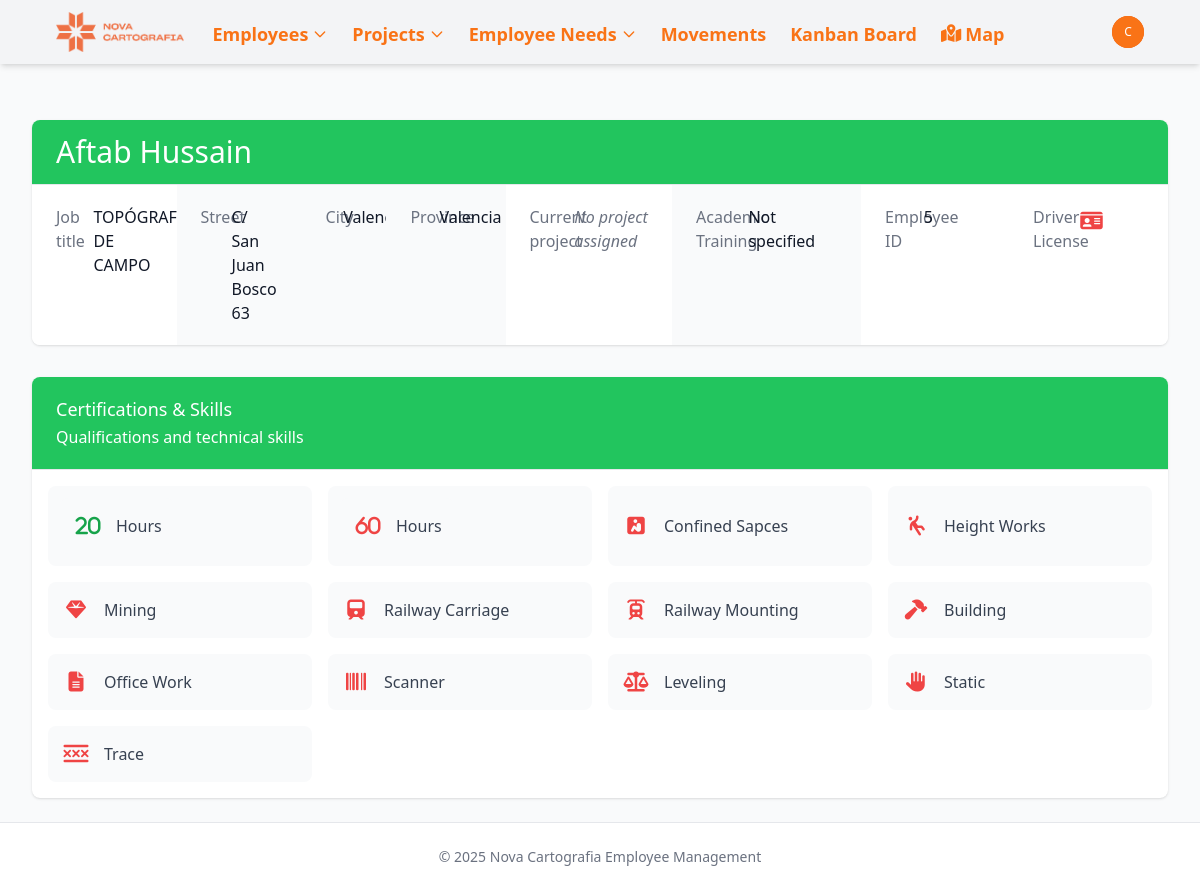
The app's page /employees/5/ (signed in), older data.
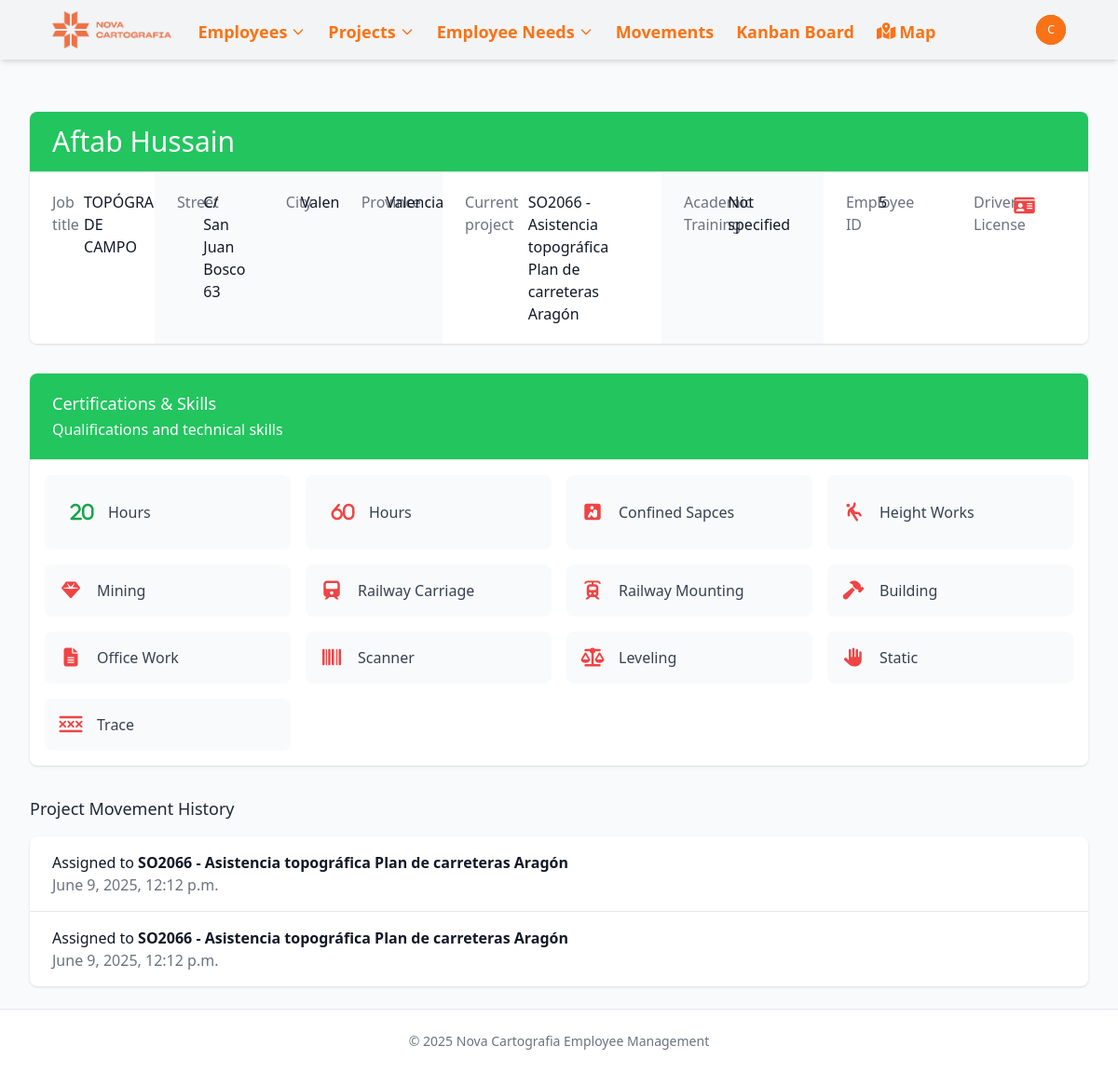
The same page, newer data.
### novacartografia_employee_management/models.py (models this page shows, shortened)
class Employee(models.Model):
    name = models.CharField(max_length=100)
    job = models.CharField(max_length=100)
    project_id = models.ForeignKey(Project, on_delete=models.SET_NULL, related_name='employee_set', blank=True, null=True)
    street = models.CharField(max_length=100, blank=True, null=True)
    city = models.CharField(max_length=100, blank=True, null=True)
    active = models.BooleanField(default=True, help_text="Indicates if the employee is currently active")
    start_date = models.DateField(default=timezone.now, help_text="When the employee started working", null=True, blank=True)
    end_date = models.DateField(blank=True, null=True, help_text="When the employee ended working, if applicable")
    state = models.CharField(max_length=50, default='valencia',
           choices=[
                ('Araba (Álava)', 'Álava'),
                ('Albacete', 'Albacete'),
                ('Alacant (Alicante)', 'Alicante'),
                ('Almería', 'Almería'),
                ('Asturias', 'Asturias'),
                ('Ávila', 'Ávila'),
                ('Badajoz', 'Badajoz'),
                ('Barcelona', 'Barcelona'),
                ('Burgos', 'Burgos'),
                ('Cáceres', 'Cáceres'),
                ('Cádiz', 'Cádiz'),
                ('Cantabria', 'Cantabria'),
                ('Castelló (Castellón)', 'Castellón'),
                ('Ceuta', 'Ceuta'),
                ('Ciudad Real', 'Ciudad Real'),
                ('Córdoba', 'Córdoba'),
                ('Cuenca', 'Cuenca'),
                ('Gerona', 'Gerona'),
                ('Granada', 'Granada'),
                ('Guadalajara', 'Guadalajara'),
                ('Gipuzkoa (Guipúzcoa)', 'Guipúzcoa'),
                ('Huelva', 'Huelva'),
                ('Huesca', 'Huesca'),
                ('Islas Baleares', 'Islas Baleares'),
                ('Jaén', 'Jaén'),
                ('A Coruña (La Coruña)', 'La Coruña'),
                ('La Rioja', 'La Rioja'),
                ('Las Palmas', 'Las Palmas'),
                ('León', 'León'),
                ('Lérida', 'Lérida'),
                ('Lleida', 'Lérida'),  # Agregado porque aparece en tu CSV
                ('Lugo', 'Lugo'),
                ('Madrid', 'Madrid'),
                ('Málaga', 'Málaga'),
                ('Melilla', 'Melilla'),
                ('Murcia', 'Murcia'),
                ('Navarra (Nafarroa)', 'Navarra'),  # Corregido para coincidir con el CSV
                ('Orense', 'Orense'),
                ('Palencia', 'Palencia'),
                ('Pontevedra', 'Pontevedra'),
                ('Salamanca', 'Salamanca'),
                ('Santa Cruz de Tenerife', 'Santa Cruz de Tenerife'),
                ('Segovia', 'Segovia'),
                ('Sevilla', 'Sevilla'),
                ('Soria', 'Soria'),
                ('Tarragona', 'Tarragona'),
                ('Teruel', 'Teruel'),
                ('Toledo', 'Toledo'),
                ('Valencia', 'Valencia'),
                ('Valladolid', 'Valladolid'),
                ('Bizkaia (Vizcaya)', 'Vizcaya'),
                ('Zamora', 'Zamora'),
                ('Zaragoza', 'Zaragoza'),
            ])
    latitude = models.FloatField(null=True, blank=True)
    longitude = models.FloatField(null=True, blank=True)
    academic_training = models.CharField(max_length=100, blank=True, null=True)
    driver_license = models.BooleanField(default=False)
    twenty_hours = models.BooleanField(default=False)
    sixty_hours = models.BooleanField(default=False)
    confine = models.BooleanField(default=False)
    height = models.BooleanField(default=False)
    mining = models.BooleanField(default=False)
    railway_carriage = models.BooleanField(default=False)
    railway_mounting = models.BooleanField(default=False)
    building = models.BooleanField(default=False)
    office_work = models.BooleanField(default=False)
    scanner = models.BooleanField(default=False)
    leveling = models.BooleanField(default=False)
    static = models.BooleanField(default=False)
    drag = models.BooleanField(default=False)
    locked = models.BooleanField(default=False, help_text="Indicates if the employee is locked for a future project")

class Project(models.Model):
    PROJECT_TYPES = [
        ('external', 'Obra'),
        ('project', 'Proyecto'),
    ]
    MANAGER_TYPES = [
        ('Jose Cuesta Mejías', 'Cuesta'),
        ('Javier Marín Gimeno', 'Javi'),
        ('Guillermo Boscá Gómez', 'Guillermo'),
        ('Miguel Ángel Martínez García', 'Miguel Ángel'),
        ('Óscar López Valverde', 'Óscar'),
    ]
    name = models.CharField(max_length=100)
    type = models.CharField(max_length=50, choices=PROJECT_TYPES, default='proyecto')
    description = models.TextField(blank=True, null=True)
    manager = models.CharField(max_length=50, choices=MANAGER_TYPES, null=True, blank=True)
    state = models.CharField(max_length=50, null=True, blank=True, )
    academic_training = models.CharField(max_length=100, blank=True, null=True)
    twenty_hours = models.BooleanField(default=False)
    sixty_hours = models.BooleanField(default=False)
    confine = models.BooleanField(default=False)
    height = models.BooleanField(default=False)
    mining = models.BooleanField(default=False)
    railway_carriage = models.BooleanField(default=False)
    railway_mounting = models.BooleanField(default=False)
    building = models.BooleanField(default=False)
    office_work = models.BooleanField(default=False)
    scanner = models.BooleanField(default=False)
    leveling = models.BooleanField(default=False)
    static = models.BooleanField(default=False)
    drag = models.BooleanField(default=False)

class ProjectMovementLine(models.Model):
    project = models.ForeignKey(Project, on_delete=models.CASCADE, related_name='movements')
    employee = models.ForeignKey(Employee, on_delete=models.CASCADE, related_name='project_movements')
    date = models.DateTimeField(default=timezone.now)
    previous_project = models.ForeignKey(
        Project,
        on_delete=models.SET_NULL,
        null=True,
        blank=True,
        related_name='outgoing_movements'
    )
    class Meta:
        ordering = ['-date']  # Most recent movements first

### novacartografia_employee_management/views.py (the view)
# urls.py: path('employees/<int:pk>/', views.employee_detail, name='employee_detail'),
@login_required
def employee_detail(request, pk):
    employee = get_object_or_404(Employee, pk=pk)
    project_movements = employee.project_movements.all().order_by('-date')[:5]  # Get the last 5 movements
    context = {
        'employee': employee,
        'movements': project_movements,
    }
    return render(request, 'novacartografia_employee_management/employee_detail.html', context)

### templates/novacartografia_employee_management/employee_detail.html (shortened to what the changed rows need)
{% extends "base.html" %}
{% block content %}
<div class="bg-white shadow overflow-hidden sm:rounded-lg">
    <div class="px-4 py-5 sm:px-6 bg-primary-600 {% if 'TOPÓGRAFO' in employee.job  %} bg-green-500 {% elif 'Auxiliar' in employee.job %} bg-yellow-400 {% elif 'Piloto' in employee.job %}bg-indigo-500 {% else %} bg-orange-500 {% endif %}">
        <h1 class="text-3xl leading-6 font-medium text-gray-700 {% if 'Auxiliar' in employee.job %} {% else %} text-white {% endif %}">
            <a href="{% url 'employee_update' employee.id %}" class="text-primary-600 hover:text-primary-800">
                {{ employee.name }}
            </a>
        </h1>
    </div>
    <div class="border-t border-gray-200">
        <div class="flex">
            <div class="bg-white px-4 py-5 sm:grid sm:grid-cols-3 sm:gap-4 sm:px-6">
                <dt class="text-base font-medium text-gray-500">Job title</dt>
                <dd class="mt-1 text-base text-gray-900 sm:mt-0 sm:col-span-2">{{ employee.job }}</dd>
            </div>
            <div class="bg-gray-50 px-4 py-5 sm:grid sm:grid-cols-3 sm:gap-4 sm:px-6">
                <dt class="text-base font-medium text-gray-500">Street</dt>
                <dd class="mt-1 text-base text-gray-900 sm:mt-0 sm:col-span-2">{{ employee.street }}</dd>
            </div>
            <div class="bg-gray-50 px-4 py-5 sm:grid sm:grid-cols-3 sm:gap-4 sm:px-6">
                <dt class="text-base font-medium text-gray-500">City</dt>
                <dd class="mt-1 text-base text-gray-900 sm:mt-0 sm:col-span-2">{{ employee.city }}</dd>
            </div>
            <div class="bg-gray-50 px-4 py-5 sm:grid sm:grid-cols-3 sm:gap-4 sm:px-6">
                <dt class="text-base font-medium text-gray-500">Province</dt>
                <dd class="mt-1 text-base text-gray-900 sm:mt-0 sm:col-span-2">{{ employee.get_state_display }}</dd>
            </div>
            <div class="bg-white px-4 py-5 sm:grid sm:grid-cols-3 sm:gap-4 sm:px-6">
                <dd class="mt-1 text-base text-gray-900 sm:mt-0 sm:col-span-2">
                    {% if employee.project_id %}
                        <a href="{% url 'project_detail' employee.project_id.id %}" class="text-primary-600 hover:text-primary-800">
                            {{ employee.project_id.name }}
                        </a>
                    {% else %}
                        <span class="text-gray-500 italic">No project assigned</span>
                    {% endif %}
                </dd>
            </div>
            <div class="bg-gray-50 px-4 py-5 sm:grid sm:grid-cols-3 sm:gap-4 sm:px-6">
                <dt class="text-base font-medium text-gray-500">Academic Training</dt>
                <dd class="mt-1 text-base text-gray-900 sm:mt-0 sm:col-span-2">
                    {{ employee.academic_training|default:"Not specified" }}
                </dd>
            </div>
            <div class="bg-white px-4 py-5 sm:grid sm:grid-cols-3 sm:gap-4 sm:px-6">
                <dt class="text-base font-medium text-gray-500">Employee ID</dt>
                <dd class="mt-1 text-base text-gray-900 sm:mt-0 sm:col-span-2">{{ employee.id }}</dd>
            </div>
        </div>
    </div>
</div>
{% if movements %}
<div class="mt-8">
    <h3 class="text-lg font-medium text-gray-800 mb-4">Project Movement History</h3>
    <div class="bg-white shadow overflow-hidden sm:rounded-lg">
        <ul class="divide-y divide-gray-200">
            {% for movement in movements %}
            <li class="px-4 py-4 sm:px-6">
                <div class="flex items-center">
                    <div class="min-w-0 flex-1">
                        <p class="text-base font-medium text-gray-900 truncate">
                            {% if movement.previous_project %}
                                Moved from <span class="font-semibold">{{ movement.previous_project.name }}</span> to
                                <span class="font-semibold">{{ movement.project.name }}</span>
                            {% else %}
                                Assigned to <span class="font-semibold">{{ movement.project.name }}</span>
                            {% endif %}
                        </p>
                        <p class="text-base text-gray-500">
                            {{ movement.date|date:"F j, Y, g:i a" }}
                        </p>
                    </div>
                </div>
            </li>
            {% endfor %}
        </ul>
    </div>
</div>
{% endif %}
{% endblock %}

Row changes from the older to the newer data that the page shows:
changed Employee "Aftab Hussain": project_id_id empty → 12 (drawn); project_id.name (not shown) → "SO2066 - Asistencia topográfica Plan de carreteras Aragón"
added ProjectMovementLine: project.name "SO2066 - Asistencia topográfica Plan de carreteras Aragón", date "June 9, 2025, 12:12 p.m."
added ProjectMovementLine: project.name "SO2066 - Asistencia topográfica Plan de carreteras Aragón", date "June 9, 2025, 12:12 p.m."
Text that changed along with them:
text no longer shown: "No project assigned"
text now shown: "Project Movement History"
